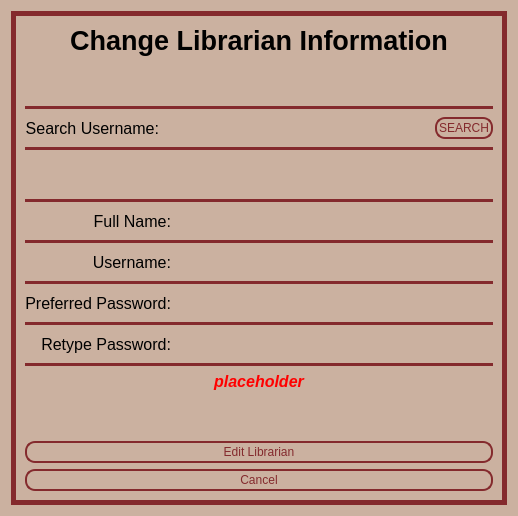
<?xml version="1.0" encoding="UTF-8"?>
<ui version="4.0">
 <class>EditLibrarian</class>
 <widget class="QWidget" name="EditLibrarian">
  <property name="geometry">
   <rect>
    <x>0</x>
    <y>0</y>
    <width>518</width>
    <height>516</height>
   </rect>
  </property>
  <property name="windowTitle">
   <string>Sign Up Librarian</string>
  </property>
  <property name="styleSheet">
   <string notr="true">.QWidget{background-color: #CBB1A0;border-radius: 10px}</string>
  </property>
  <layout class="QVBoxLayout" name="verticalLayout_2">
   <item>
    <widget class="QFrame" name="border">
     <property name="styleSheet">
      <string notr="true">#border{
	color: #842a2d;
}</string>
     </property>
     <property name="frameShape">
      <enum>QFrame::Box</enum>
     </property>
     <property name="lineWidth">
      <number>5</number>
     </property>
     <property name="midLineWidth">
      <number>5</number>
     </property>
     <layout class="QVBoxLayout" name="verticalLayout_4">
      <item>
       <widget class="QLabel" name="label_title">
        <property name="font">
         <font>
          <pointsize>20</pointsize>
          <bold>true</bold>
         </font>
        </property>
        <property name="text">
         <string>Change Librarian Information</string>
        </property>
        <property name="alignment">
         <set>Qt::AlignCenter</set>
        </property>
       </widget>
      </item>
      <item>
       <spacer name="spacer_titleToForm">
        <property name="orientation">
         <enum>Qt::Vertical</enum>
        </property>
        <property name="sizeHint" stdset="0">
         <size>
          <width>20</width>
          <height>40</height>
         </size>
        </property>
       </spacer>
      </item>
      <item>
       <layout class="QVBoxLayout" name="verticalLayout_3">
        <item>
         <widget class="Line" name="line_8">
          <property name="styleSheet">
           <string notr="true">border: 2px solid #842a2d;</string>
          </property>
          <property name="orientation">
           <enum>Qt::Horizontal</enum>
          </property>
         </widget>
        </item>
        <item>
         <layout class="QHBoxLayout" name="horizontalLayout">
          <item>
           <widget class="QLabel" name="label_name_2">
            <property name="font">
             <font>
              <pointsize>12</pointsize>
             </font>
            </property>
            <property name="text">
             <string>Search Username:</string>
            </property>
            <property name="alignment">
             <set>Qt::AlignRight|Qt::AlignTrailing|Qt::AlignVCenter</set>
            </property>
           </widget>
          </item>
          <item>
           <widget class="QLineEdit" name="input_search_username">
            <property name="font">
             <font>
              <pointsize>15</pointsize>
              <italic>false</italic>
              <bold>false</bold>
             </font>
            </property>
            <property name="styleSheet">
             <string notr="true">QLineEdit {
      color: #000000;
      font: 15pt &quot;Verdana&quot;;
      border: None;
      border-bottom-color: white;
      border-radius: 10px;
      padding: 0 8px;
      background: #CBB1A0;
      selection-background-color: darkgray;
}</string>
            </property>
            <property name="maxLength">
             <number>50</number>
            </property>
           </widget>
          </item>
          <item>
           <widget class="QPushButton" name="search_username_button">
            <property name="enabled">
             <bool>true</bool>
            </property>
            <property name="cursor">
             <cursorShape>PointingHandCursor</cursorShape>
            </property>
            <property name="styleSheet">
             <string notr="true">QPushButton{
	color: #842a2d;
	font: 17pt &quot;Franklin Gothic Book&quot;;
	border: 2px solid #842a2d;
	padding: 2px;
	border-radius: 10px;
	opacity: 100;
}

QPushButton:hover{
    background-color: #842a2d;
	color: #CBB1A0;
}</string>
            </property>
            <property name="text">
             <string>SEARCH</string>
            </property>
           </widget>
          </item>
         </layout>
        </item>
        <item>
         <widget class="Line" name="line_9">
          <property name="styleSheet">
           <string notr="true">border: 2px solid #842a2d;</string>
          </property>
          <property name="orientation">
           <enum>Qt::Horizontal</enum>
          </property>
         </widget>
        </item>
       </layout>
      </item>
      <item>
       <spacer name="spacer_titleToForm_2">
        <property name="orientation">
         <enum>Qt::Vertical</enum>
        </property>
        <property name="sizeHint" stdset="0">
         <size>
          <width>17</width>
          <height>19</height>
         </size>
        </property>
       </spacer>
      </item>
      <item>
       <layout class="QGridLayout" name="gridLayout">
        <item row="1" column="0">
         <widget class="QLabel" name="label_name">
          <property name="font">
           <font>
            <pointsize>12</pointsize>
           </font>
          </property>
          <property name="text">
           <string>Full Name:</string>
          </property>
          <property name="alignment">
           <set>Qt::AlignRight|Qt::AlignTrailing|Qt::AlignVCenter</set>
          </property>
         </widget>
        </item>
        <item row="6" column="0" colspan="2">
         <widget class="Line" name="line_5">
          <property name="styleSheet">
           <string notr="true">border: 2px solid #842a2d;</string>
          </property>
          <property name="orientation">
           <enum>Qt::Horizontal</enum>
          </property>
         </widget>
        </item>
        <item row="5" column="1">
         <widget class="QLineEdit" name="input_password">
          <property name="font">
           <font>
            <pointsize>15</pointsize>
            <italic>false</italic>
            <bold>false</bold>
           </font>
          </property>
          <property name="styleSheet">
           <string notr="true">QLineEdit {
      color: #000000;
      font: 15pt &quot;Verdana&quot;;
      border: None;
      border-bottom-color: white;
      border-radius: 10px;
      padding: 0 8px;
      background: #CBB1A0;
      selection-background-color: darkgray;
}</string>
          </property>
          <property name="text">
           <string/>
          </property>
          <property name="maxLength">
           <number>15</number>
          </property>
         </widget>
        </item>
        <item row="7" column="1">
         <widget class="QLineEdit" name="input_password_confirm">
          <property name="font">
           <font>
            <pointsize>15</pointsize>
            <italic>false</italic>
            <bold>false</bold>
           </font>
          </property>
          <property name="styleSheet">
           <string notr="true">QLineEdit {
      color: #000000;
      font: 15pt &quot;Verdana&quot;;
      border: None;
      border-bottom-color: white;
      border-radius: 10px;
      padding: 0 8px;
      background: #CBB1A0;
      selection-background-color: darkgray;
}</string>
          </property>
          <property name="text">
           <string/>
          </property>
          <property name="maxLength">
           <number>15</number>
          </property>
         </widget>
        </item>
        <item row="2" column="0" colspan="2">
         <widget class="Line" name="line_2">
          <property name="styleSheet">
           <string notr="true">border: 2px solid #842a2d;</string>
          </property>
          <property name="orientation">
           <enum>Qt::Horizontal</enum>
          </property>
         </widget>
        </item>
        <item row="3" column="0">
         <widget class="QLabel" name="label_username">
          <property name="font">
           <font>
            <pointsize>12</pointsize>
           </font>
          </property>
          <property name="text">
           <string>Username:</string>
          </property>
          <property name="alignment">
           <set>Qt::AlignRight|Qt::AlignTrailing|Qt::AlignVCenter</set>
          </property>
         </widget>
        </item>
        <item row="3" column="1">
         <widget class="QLineEdit" name="input_username">
          <property name="font">
           <font>
            <pointsize>15</pointsize>
            <italic>false</italic>
            <bold>false</bold>
           </font>
          </property>
          <property name="styleSheet">
           <string notr="true">QLineEdit {
      color: #000000;
      font: 15pt &quot;Verdana&quot;;
      border: None;
      border-bottom-color: white;
      border-radius: 10px;
      padding: 0 8px;
      background: #CBB1A0;
      selection-background-color: darkgray;
}</string>
          </property>
          <property name="maxLength">
           <number>15</number>
          </property>
         </widget>
        </item>
        <item row="4" column="0" colspan="2">
         <widget class="Line" name="line_4">
          <property name="styleSheet">
           <string notr="true">border: 2px solid #842a2d;</string>
          </property>
          <property name="orientation">
           <enum>Qt::Horizontal</enum>
          </property>
         </widget>
        </item>
        <item row="5" column="0">
         <widget class="QLabel" name="label_pass">
          <property name="font">
           <font>
            <pointsize>12</pointsize>
           </font>
          </property>
          <property name="text">
           <string>Preferred Password:</string>
          </property>
          <property name="alignment">
           <set>Qt::AlignRight|Qt::AlignTrailing|Qt::AlignVCenter</set>
          </property>
         </widget>
        </item>
        <item row="1" column="1">
         <widget class="QLineEdit" name="input_fullname">
          <property name="font">
           <font>
            <pointsize>15</pointsize>
            <italic>false</italic>
            <bold>false</bold>
           </font>
          </property>
          <property name="styleSheet">
           <string notr="true">QLineEdit {
      color: #000000;
      font: 15pt &quot;Verdana&quot;;
      border: None;
      border-bottom-color: white;
      border-radius: 10px;
      padding: 0 8px;
      background: #CBB1A0;
      selection-background-color: darkgray;
}</string>
          </property>
          <property name="maxLength">
           <number>50</number>
          </property>
         </widget>
        </item>
        <item row="7" column="0">
         <widget class="QLabel" name="label_retype_pass">
          <property name="font">
           <font>
            <pointsize>12</pointsize>
           </font>
          </property>
          <property name="text">
           <string>Retype Password:</string>
          </property>
          <property name="alignment">
           <set>Qt::AlignRight|Qt::AlignTrailing|Qt::AlignVCenter</set>
          </property>
         </widget>
        </item>
        <item row="8" column="0" colspan="2">
         <widget class="Line" name="line_6">
          <property name="styleSheet">
           <string notr="true">border: 2px solid #842a2d;</string>
          </property>
          <property name="orientation">
           <enum>Qt::Horizontal</enum>
          </property>
         </widget>
        </item>
        <item row="0" column="0" colspan="2">
         <widget class="Line" name="line_7">
          <property name="styleSheet">
           <string notr="true">border: 2px solid #842a2d;</string>
          </property>
          <property name="orientation">
           <enum>Qt::Horizontal</enum>
          </property>
         </widget>
        </item>
       </layout>
      </item>
      <item>
       <widget class="QLabel" name="label">
        <property name="font">
         <font>
          <pointsize>12</pointsize>
          <italic>true</italic>
          <bold>true</bold>
         </font>
        </property>
        <property name="styleSheet">
         <string notr="true">color: rgb(255, 0, 0);</string>
        </property>
        <property name="text">
         <string>placeholder</string>
        </property>
        <property name="alignment">
         <set>Qt::AlignCenter</set>
        </property>
       </widget>
      </item>
      <item>
       <spacer name="verticalSpacer">
        <property name="orientation">
         <enum>Qt::Vertical</enum>
        </property>
        <property name="sizeHint" stdset="0">
         <size>
          <width>20</width>
          <height>40</height>
         </size>
        </property>
       </spacer>
      </item>
      <item>
       <layout class="QVBoxLayout" name="verticalLayout">
        <item>
         <widget class="QPushButton" name="add_librarian">
          <property name="enabled">
           <bool>true</bool>
          </property>
          <property name="cursor">
           <cursorShape>PointingHandCursor</cursorShape>
          </property>
          <property name="styleSheet">
           <string notr="true">QPushButton{
	color: #842a2d;
	font: 17pt &quot;Franklin Gothic Book&quot;;
	border: 2px solid #842a2d;
	padding: 2px;
	border-radius: 10px;
	opacity: 100;
}

QPushButton:hover{
    background-color: #842a2d;
	color: #CBB1A0;
}</string>
          </property>
          <property name="text">
           <string>Edit Librarian</string>
          </property>
         </widget>
        </item>
        <item>
         <widget class="QPushButton" name="cancel_button">
          <property name="cursor">
           <cursorShape>PointingHandCursor</cursorShape>
          </property>
          <property name="styleSheet">
           <string notr="true">QPushButton{
	color: #842a2d;
	font: 17pt &quot;Franklin Gothic Book&quot;;
	border: 2px solid #842a2d;
	padding: 2px;
	border-radius: 10px;
	opacity: 100;
}

QPushButton:hover{
    background-color: #842a2d;
	color: #CBB1A0;
}</string>
          </property>
          <property name="text">
           <string>Cancel</string>
          </property>
         </widget>
        </item>
       </layout>
      </item>
     </layout>
    </widget>
   </item>
  </layout>
 </widget>
 <resources/>
 <connections/>
</ui>
